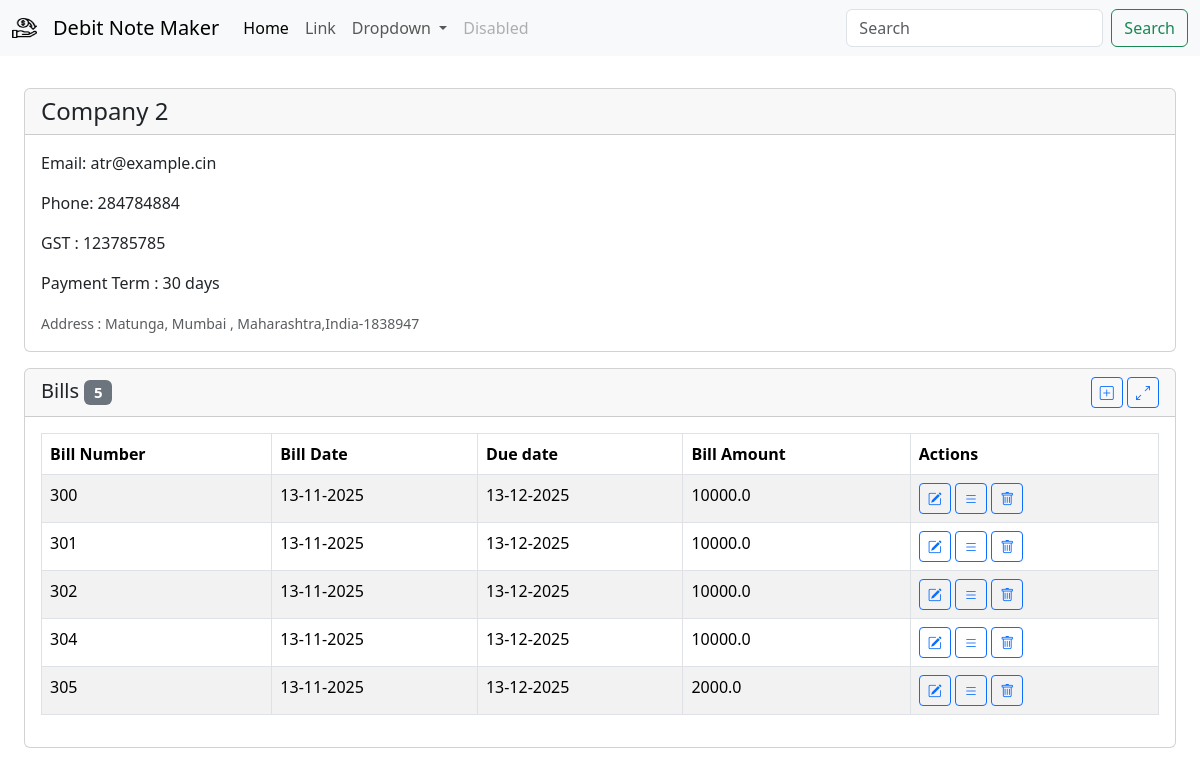
The page /party/2 on the database as committed earlier.
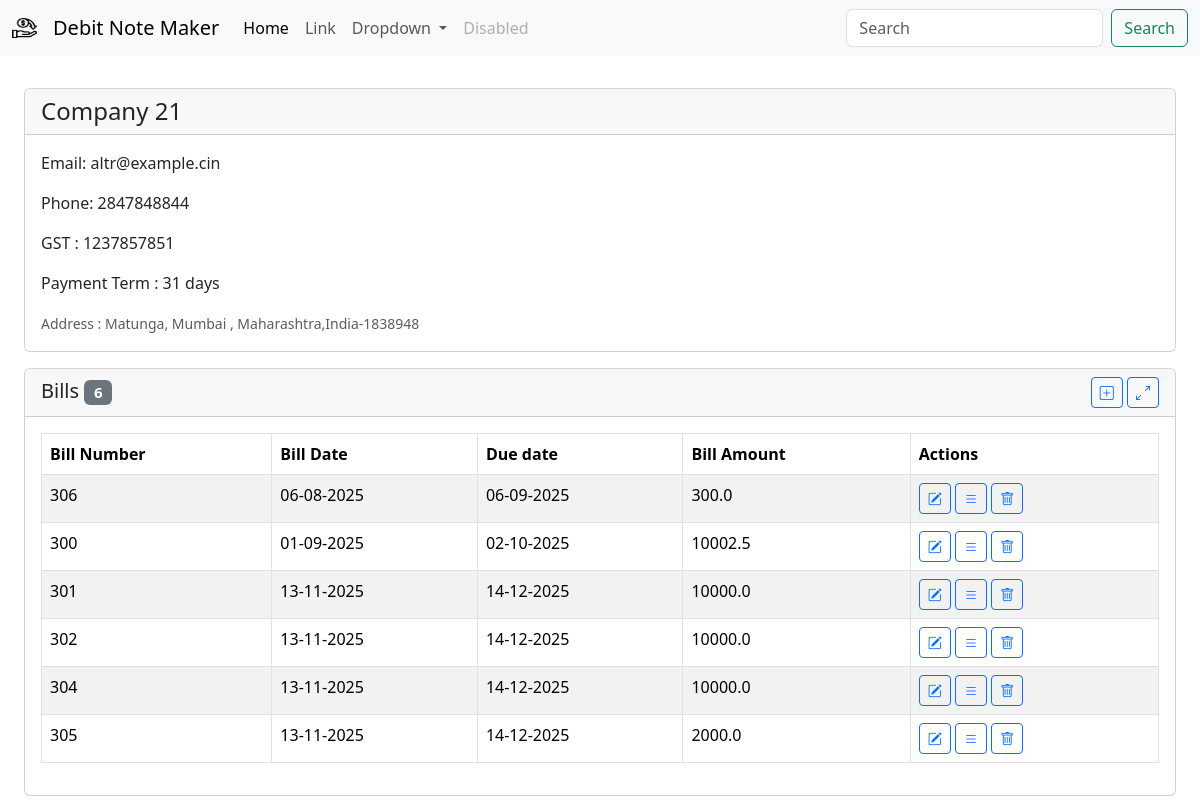
The same page on the database as committed later.
### db/models/company.py (models this page shows)
class Company(Base):
    __tablename__ = "companies"
    id = Column(Integer, primary_key=True, index=True)
    name = Column(String, unique=False, index=False, nullable=False)
    gst_number = Column(String, unique=True, index=True, nullable=False)
    email =  Column(String, nullable=True)
    phone_number = Column(String, nullable=True)
    payment_term_days = Column(Integer, nullable=False, default=30)
    address = Column(String, nullable=True)
    created_at = Column(DateTime, default=datetime.now)
    bills = relationship("Bill", back_populates="company", cascade="all, delete-orphan")

### db/models/bill.py (models this page shows, shortened)
class Bill(Base):
    id = Column(Integer, primary_key=True, index=True)
    bill_number = Column(Integer,unique=True,nullable=False)
    amount = Column(Float, nullable=False)
    bill_date = Column(DateTime, nullable=False)
    company_id = Column(Integer, ForeignKey("companies.id"))
    company = relationship("Company", back_populates="bills")
    transactions = relationship("Transaction", back_populates="bill", cascade="all, delete-orphan")

### app/v1/company.py (the view)
@router.get("/party/{company_id}")
def company_detail(request: Request,company_id:int, db=Depends(get_db)):
    company =company_api.get_company(id=company_id, db=db)
    bills = [
        BillShow.model_validate(bill).model_dump()
        for bill in company.bills
    ]
    bills = sorted(bills, key=lambda bill: bill['bill_date'] or datetime.min)
    context = {"request": request,"company":company,"bills":bills}
    return templates.TemplateResponse("company/company_detail.html",context)

### template/company/company_detail.html (shortened to what this page needs)
{% extends "base.html" %}
{% block title %}
<link rel="stylesheet"
    href="https://cdnjs.cloudflare.com/ajax/libs/bootstrap-datepicker/1.10.0/css/bootstrap-datepicker.min.css">
{% endblock %}
{% block content %}
<div class="row m-3 g-3 align-items-stretch">
    <div class="col-12 col-lg-12 d-flex">
        {% include 'components/company_summary_card.html' %}
    </div>
    <div class="col-12 col-lg-12">
        <div class="card">
            <div class="card-header d-flex justify-content-between align-items-center">
                <h5 class="mb-0">Bills
                    <span class="badge text-bg-secondary ml-2">{{ bills|length }}</span>
                </h5>
                <div>
                    <button type="button" class="btn btn-sm btn-outline-primary edit-transaction-btn" data-bs-toggle="modal"
                        data-bs-target="#editBillModal"
                        data-company-id="{{ company.id }}"
                        >
                        <i class="bi bi-plus-square"></i>
                    </button>
                    <a class="btn btn-outline-primary btn-sm" href="/party/{{ company.id}}/transactions" role="button"
                        aria-disabled="true">
                        <i class="bi bi-arrows-angle-expand"></i>
                    </a>
                </div>
            </div>
            <div class="card-body">
                {% include 'components/bill_list_table.html' %}
             </div>
        </div>
        </div>
</div>
{% endblock %}

### template/components/company_summary_card.html
<div class="card flex-fill h-100 w-100" style="flex: 1 1 0; min-width: 0;">
    <div class="card-header">
       <h4 class="card-text">{{company.name}}</h4>
   </div>
     <div class="justify-content-center card-body">
       <p class="card-text">Email: {{ company.email}}</p>
       <p class="card-text">Phone: {{ company.phone_number}}</p>
       <p class="card-text">GST : {{ company.gst_number }}</p>
       <p class="card-text">Payment Term : {{ company.payment_term_days}} days</p>
       {% if company.address %}
       <small class="card-text text-muted">Address : {{ company.address }}</small>
       {% endif %}
     </div>
   </div>

### template/components/bill_list_table.html (shortened to what this page needs)
<div class="table-responsive">
  {% if bills %}
  <table class="table table-striped table-bordered">
    <thead>
      <tr>
        <th>Bill Number</th>
        <th>Bill Date</th>
        <th>Due date</th>
        <th>Bill Amount</th>
        <th>Actions</th>
      </tr>
    </thead>
    <tbody>
      {% for bill in bills %}
      <tr>
        <td>{{ bill.bill_number }}</td>
        <td>{{ bill.bill_date | format_datetime('%d-%m-%Y') }}</td>
        <td>{{ bill.due_date | format_datetime('%d-%m-%Y') }}</td>
        <td>{{ bill.amount }}</td>
        <td>
            <button
            type="button"
            class="btn btn-sm btn-outline-primary edit-transaction-btn"
            data-bs-toggle="modal"
            data-bs-target="#editBillModal"
            data-company-id="{{ company.id }}"
            data-id="{{ bill.id }}"
            data-bill-number="{{ bill.bill_number }}"
            data-amount="{{ bill.amount }}"
            data-bill-date="{{ bill.bill_date | format_datetime('%Y-%m-%d') }}"
          >
            <i class="bi bi-pencil-square"></i>
          </button>
          <a
            href="bill/{{bill.bill_number}}"
            class="btn btn-outline-primary btn-sm"
            role="button"
          >
            <i class="bi bi-list"></i>
          </a>
          <button
            onclick="deleteBill('{{ bill.id }}', '{{ bill.bill_number }}')"
            class="btn btn-outline-primary btn-sm"
            role="button"
          >
            <i class="bi bi-trash"></i>
          </button>
        </td>
      </tr>
      {% endfor %}
    </tbody>
  </table>
  {% else %}
  <p>No bills available.</p>
  {% endif %} {% include 'bill/edit_bill_modal.html' %}
</div>

Rows that differ between the two databases and show on the page:
changed Company: name "Company 2" → "Company 21"; email "atr@example.cin" → "altr@example.cin"; phone_number "284784884" → "2847848844"; gst_number "123785785" → "1237857851"; payment_term_days "30" → "31"; address "Matunga, Mumbai , Maharashtra,India-1838947" → "Matunga, Mumbai , Maharashtra,India-1838948"
added Bill: bill_number "306", bill_date "06-08-2025", due_date "06-09-2025", amount "300.0"
changed Bill (number 2 of 6 on the later page): bill_date "13-11-2025" → "01-09-2025"; due_date "13-12-2025" → "02-10-2025"; amount "10000.0" → "10002.5"
computed for Bill (number 3 of 6 on the later page): due_date "13-12-2025" → "14-12-2025"
computed for Bill (number 4 of 6 on the later page): due_date "13-12-2025" → "14-12-2025"
computed for Bill (number 5 of 6 on the later page): due_date "13-12-2025" → "14-12-2025"
computed for Bill (number 6 of 6 on the later page): due_date "13-12-2025" → "14-12-2025"
Other text that changed with them:
{{ bills|length }}: "5" → "6"
